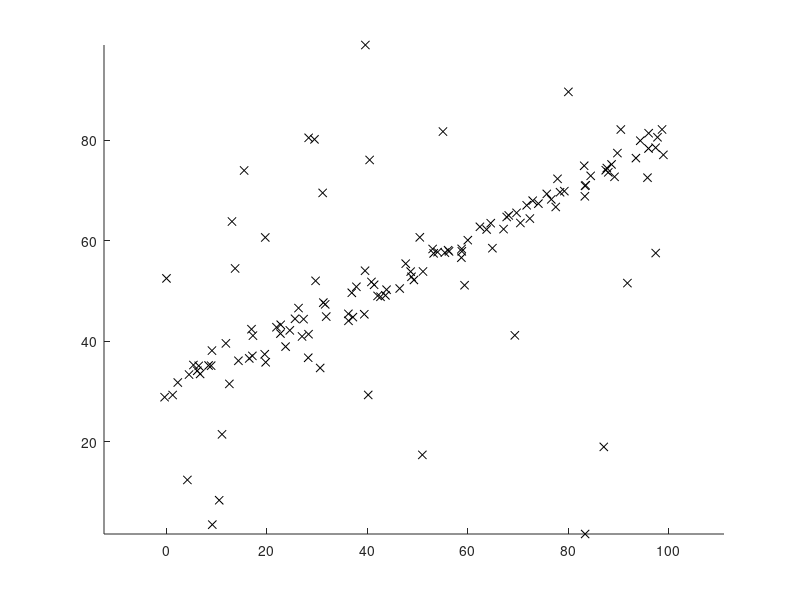
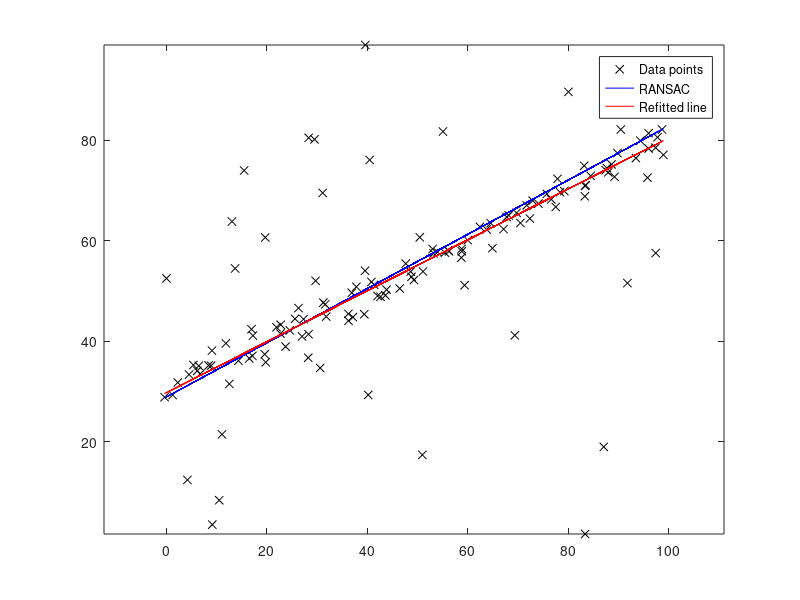

MATLAB code to generate these figures, in order:
load('points.mat','x','y');
figure;hold on;
plot(x,y,'kx');
axis equal




N = 500;
threshold = 5;
max = 0;
bestline = [0,0];

for i = 1:N
    ind = randperm(length(x), 2);
    firstind = ind(1);
    secondind = ind(2);

    x1 = x(firstind);
    y1 = y(firstind);
    x2 = x(secondind);
    y2 = y(secondind);

    p= polyfit([x1,x2],[y1,y2],1);
    m = p(1)
    b= p(2)
    
    count = 1;
    for j = 1:length(x)
        if j ~= firstind && j ~= secondind
            xp = x(j);
            yp = y(j);
            dist = abs(-m*xp + yp - b) / sqrt(1 + m^2);
            if dist <= threshold
                count = count + 1;
            end
        end
    end
    
    if count > max
        max = count;
        bestline = [m,b];
    end

end

fprintf('Inliers: %d\n', max);
fprintf('Best line coeffs: m= %f, b=%f\n', bestline(1), bestline(2));

%-------
m = bestline(1);
b = bestline(2);
xcoords = [];
ycoords = [];

for i = 1:length(x)
    xi = x(i);
    yi = y(i);
    dist = abs(-m * xi + yi - b) / sqrt(1 + m^2);
    if dist <= threshold
        xcoords(end+1) = xi;
        ycoords(end+1) = yi;
    end
end

p_refit = polyfit(xcoords, ycoords, 1);
m_refit = p_refit(1);
b_refit = p_refit(2);

figure;
plot(x, y, 'kx'); 
hold on;
axis equal;
plot(x, bestline(1) .* x + bestline(2), 'b', 'DisplayName', 'First fit');

plot(x, m_refit .* x + b_refit, 'r', 'DisplayName', 'Refitted line');
legend('Data points', 'RANSAC', 'Refitted line');